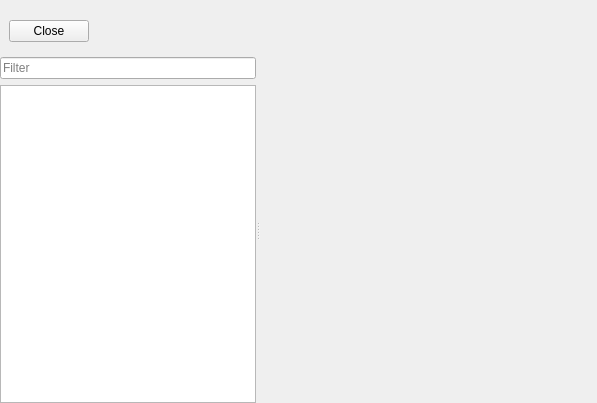
<?xml version="1.0" encoding="UTF-8"?>
<ui version="4.0">
 <class>ZbyratorOptions</class>
 <widget class="QWidget" name="ZbyratorOptions">
  <property name="geometry">
   <rect>
    <x>0</x>
    <y>0</y>
    <width>597</width>
    <height>403</height>
   </rect>
  </property>
  <property name="windowTitle">
   <string>Form</string>
  </property>
  <layout class="QVBoxLayout" name="verticalLayout_2">
   <property name="leftMargin">
    <number>0</number>
   </property>
   <property name="topMargin">
    <number>11</number>
   </property>
   <property name="rightMargin">
    <number>0</number>
   </property>
   <property name="bottomMargin">
    <number>0</number>
   </property>
   <item>
    <widget class="QWidget" name="widget_2" native="true">
     <layout class="QHBoxLayout" name="horizontalLayout">
      <item>
       <widget class="QPushButton" name="pushButton">
        <property name="text">
         <string>Close</string>
        </property>
        <property name="icon">
         <iconset resource="../../../Matilda-units/gui/image-and-font/res.qrc">
          <normaloff>:/katynko/svg/window-close.svg</normaloff>:/katynko/svg/window-close.svg</iconset>
        </property>
        <property name="shortcut">
         <string>Esc</string>
        </property>
       </widget>
      </item>
      <item>
       <spacer name="horizontalSpacer">
        <property name="orientation">
         <enum>Qt::Horizontal</enum>
        </property>
        <property name="sizeHint" stdset="0">
         <size>
          <width>490</width>
          <height>20</height>
         </size>
        </property>
       </spacer>
      </item>
     </layout>
    </widget>
   </item>
   <item>
    <widget class="QSplitter" name="splitter">
     <property name="sizePolicy">
      <sizepolicy hsizetype="Expanding" vsizetype="Expanding">
       <horstretch>0</horstretch>
       <verstretch>0</verstretch>
      </sizepolicy>
     </property>
     <property name="orientation">
      <enum>Qt::Horizontal</enum>
     </property>
     <property name="childrenCollapsible">
      <bool>false</bool>
     </property>
     <widget class="QWidget" name="widget" native="true">
      <property name="sizePolicy">
       <sizepolicy hsizetype="Minimum" vsizetype="Expanding">
        <horstretch>0</horstretch>
        <verstretch>0</verstretch>
       </sizepolicy>
      </property>
      <layout class="QVBoxLayout" name="verticalLayout">
       <item>
        <widget class="QLineEdit" name="leFilter">
         <property name="placeholderText">
          <string>Filter</string>
         </property>
         <property name="clearButtonEnabled">
          <bool>true</bool>
         </property>
        </widget>
       </item>
       <item>
        <widget class="QListView" name="lvOptions">
         <property name="editTriggers">
          <set>QAbstractItemView::NoEditTriggers</set>
         </property>
         <property name="alternatingRowColors">
          <bool>true</bool>
         </property>
        </widget>
       </item>
      </layout>
     </widget>
     <widget class="QStackedWidget" name="stackedWidget">
      <property name="sizePolicy">
       <sizepolicy hsizetype="Expanding" vsizetype="Expanding">
        <horstretch>9</horstretch>
        <verstretch>0</verstretch>
       </sizepolicy>
      </property>
     </widget>
    </widget>
   </item>
  </layout>
 </widget>
 <resources>
  <include location="../../../Matilda-units/gui/image-and-font/res.qrc"/>
 </resources>
 <connections/>
</ui>
